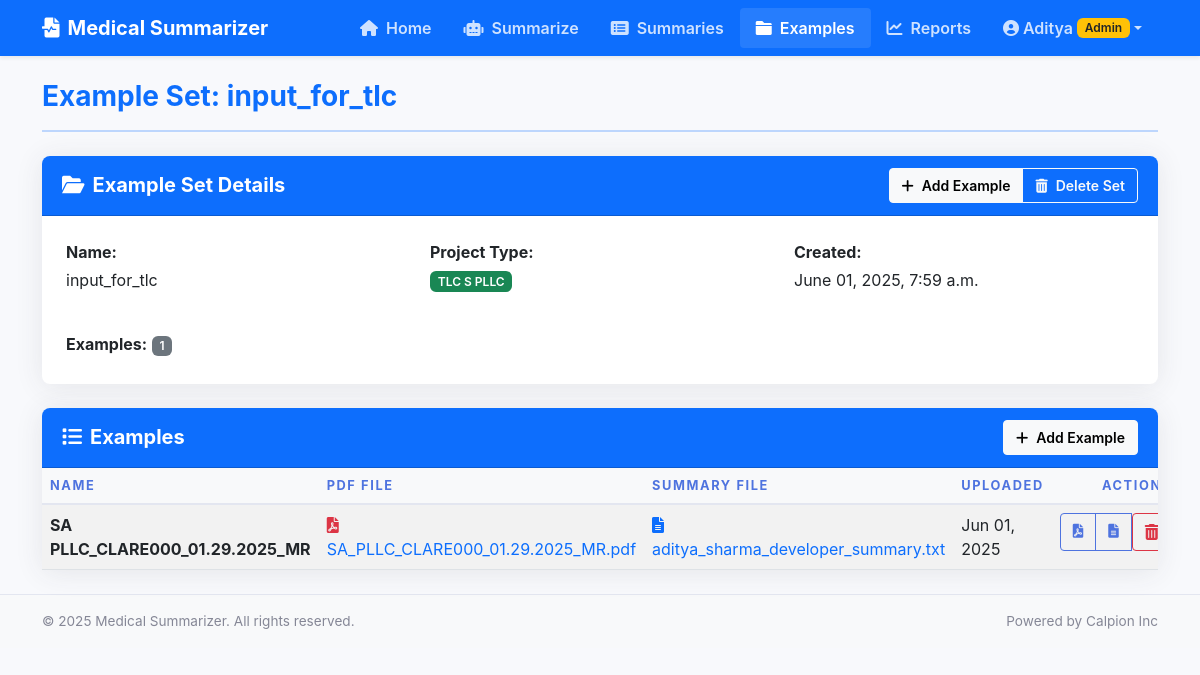
Page /examples/2/ (signed in) on the committed database.
### summarizer/models.py (models this page shows, shortened)
class ExampleSet(models.Model):
    name = models.CharField(max_length=100)
    project_type = models.CharField(max_length=50)
    description = models.TextField(blank=True)
    created_at = models.DateTimeField(auto_now_add=True)
    class Meta:
        ordering = ['-created_at']
        verbose_name = 'Example Set'
        verbose_name_plural = 'Example Sets'

class DocumentExample(models.Model):
    name = models.CharField(max_length=255)
    example_set = models.ForeignKey(ExampleSet, on_delete=models.CASCADE, related_name='examples')
    pdf_file = models.FileField(upload_to=example_upload_path)
    summary_file = models.FileField(upload_to=example_upload_path)
    description = models.TextField(blank=True)
    uploaded_at = models.DateTimeField(auto_now_add=True)
    def filename(self):
        return os.path.basename(self.pdf_file.name)
    class Meta:
        ordering = ['-uploaded_at']
        verbose_name = 'Document Example'
        verbose_name_plural = 'Document Examples'

### summarizer/views.py (the view)
# urls.py: path('examples/<int:pk>/', views.example_set_detail, name='example-set-detail'),
@login_required
def example_set_detail(request, pk):
    if not request.user.is_superuser:
        messages.error(request, "You do not have permission to view example sets.")
        return redirect('home')
    example_set = get_object_or_404(ExampleSet, pk=pk)
    examples = example_set.examples.all().order_by('-uploaded_at')
    context = {
        'example_set': example_set,
        'examples': examples,
    }
    return render(request, 'example_set_detail.html', context)

### summarizer/templatetags/custom_filters.py (called while the page is built)
@register.filter(name='split')
def split(value, key):
    return value.split(key)

### templates/example_set_detail.html (shortened to what this page needs)
{% extends 'base.html' %}
{% load custom_filters %}
{% block page_title %}Example Set: {{ example_set.name }}{% endblock %}
{% block content %}
<div class="row mb-4">
    <div class="col-12">
        <div class="card shadow-sm">
            <div class="card-header bg-primary text-white d-flex justify-content-between align-items-center">
                <h3 class="card-title fs-5 fw-bold mb-0">
                    <i class="fas fa-folder-open me-2"></i>Example Set Details
                </h3>
                <div class="btn-group btn-group-sm">
                    <a href="{% url 'example-add' example_set.id %}" class="btn btn-light">
                        <i class="fas fa-plus me-2"></i>Add Example
                    </a>
                    <a href="{% url 'example-set-delete' example_set.id %}" class="btn btn-outline-light">
                        <i class="fas fa-trash-alt me-2"></i>Delete Set
                    </a>
                </div>
            </div>
            <div class="card-body p-4">
                <div class="row mb-4">
                    <div class="col-md-4">
                        <p class="mb-1"><strong>Name:</strong></p>
                        <p>{{ example_set.name }}</p>
                    </div>
                    <div class="col-md-4">
                        <p class="mb-1"><strong>Project Type:</strong></p>
                        <p>
                            {% if example_set.project_type == 'ah' %}
                                <span class="badge bg-primary">AH PLLC</span>
                            {% elif example_set.project_type == 'tlc' %}
                                <span class="badge bg-success">TLC S PLLC</span>
                            {% elif example_set.project_type == 'sa' %}
                                <span class="badge bg-info">SA PLLC</span>
                            {% elif example_set.project_type == 'lw' %}
                                <span class="badge bg-warning text-dark">LW PLLC</span>
                            {% else %}
                                <span class="badge bg-secondary">{{ example_set.project_type }}</span>
                            {% endif %}
                        </p>
                    </div>
                    <div class="col-md-4">
                        <p class="mb-1"><strong>Created:</strong></p>
                        <p>{{ example_set.created_at|date:"F d, Y, g:i a" }}</p>
                    </div>
                </div>
                <div class="row">
                    <div class="col-12">
                        <p class="mb-1"><strong>Examples:</strong> <span class="badge bg-secondary">{{ examples|length }}</span></p>
                    </div>
                </div>
            </div>
        </div>
    </div>
</div>
<div class="row">
    <div class="col-12">
        <div class="card shadow-sm">
            <div class="card-header bg-primary text-white d-flex justify-content-between align-items-center">
                <h3 class="card-title fs-5 fw-bold mb-0">
                    <i class="fas fa-list me-2"></i>Examples
                </h3>
                <a href="{% url 'example-add' example_set.id %}" class="btn btn-light btn-sm">
                    <i class="fas fa-plus me-2"></i>Add Example
                </a>
            </div>
            <div class="card-body p-0">
                {% if examples %}
                    <div class="table-responsive">
                        <table class="table table-hover table-striped mb-0">
                            <thead class="table-light">
                                <tr>
                                    <th>Name</th>
                                    <th>PDF File</th>
                                    <th>Summary File</th>
                                    <th>Uploaded</th>
                                    <th class="text-end">Actions</th>
                                </tr>
                            </thead>
                            <tbody>
                                {% for example in examples %}
                                    <tr>
                                        <td>
                                            <strong>{{ example.name }}</strong>
                                        </td>
                                        <td>
                                            <a href="{{ example.pdf_file.url }}" target="_blank" class="text-decoration-none">
                                                <i class="fas fa-file-pdf text-danger me-2"></i>{{ example.filename }}
                                            </a>
                                        </td>
                                        <td>
                                            <a href="{{ example.summary_file.url }}" target="_blank" class="text-decoration-none">
                                                <i class="fas fa-file-alt text-primary me-2"></i>{{ example.summary_file.name|split:"/"|last }}
                                            </a>
                                        </td>
                                        <td>{{ example.uploaded_at|date:"M d, Y" }}</td>
                                        <td class="text-end">
                                            <div class="btn-group btn-group-sm">
                                                <a href="{{ example.pdf_file.url }}" target="_blank" class="btn btn-outline-primary" title="View PDF">
                                                    <i class="fas fa-file-pdf"></i>
                                                </a>
                                                <a href="{{ example.summary_file.url }}" target="_blank" class="btn btn-outline-primary" title="View Summary">
                                                    <i class="fas fa-file-alt"></i>
                                                </a>
                                                <form method="post" action="{% url 'example-set-delete' example.id %}" class="d-inline" onsubmit="return confirm('Are you sure you want to delete this example?');">
                                                    <button type="submit" class="btn btn-outline-danger" title="Delete">
                                                        <i class="fas fa-trash-alt"></i>
                                                    </button>
                                                </form>
                                            </div>
                                        </td>
                                    </tr>
                                {% endfor %}
                            </tbody>
                        </table>
                    </div>
                {% endif %}
            </div>
        </div>
    </div>
</div>
{% endblock %}

### templates/base.html (shortened to what this page needs)
<!DOCTYPE html>
<html lang="en">
<head>
    <link href="https://cdn.jsdelivr.net/npm/bootstrap@5.3.0-alpha1/dist/css/bootstrap.min.css" rel="stylesheet">
    <link href="https://cdnjs.cloudflare.com/ajax/libs/font-awesome/6.0.0/css/all.min.css" rel="stylesheet">
    <link href="/static/css/style.css" rel="stylesheet">
</head>
<body>
    <nav class="navbar navbar-expand-lg navbar-dark bg-primary shadow-sm">
        <div class="container">
            <a class="navbar-brand d-flex align-items-center" href="{% url 'home' %}">
                <i class="fas fa-file-medical-alt me-2"></i>
                <span>Medical Summarizer</span>
            </a>
            <div class="collapse navbar-collapse" id="navbarNav">
                <ul class="navbar-nav ms-auto">
                    <li class="nav-item">
                        <a class="nav-link {% if request.path == '/' %}active{% endif %}" href="{% url 'home' %}">
                            <i class="fas fa-home me-1"></i> Home
                        </a>
                    </li>
                    <li class="nav-item">
                        <a class="nav-link {% if '/summarize/' in request.path %}active{% endif %}" href="{% url 'summarize' %}">
                            <i class="fas fa-robot me-1"></i> Summarize
                        </a>
                    </li>
                    <li class="nav-item">
                        <a class="nav-link {% if '/summaries/' in request.path %}active{% endif %}" href="{% url 'summary-list' %}">
                            <i class="fas fa-list-alt me-1"></i> Summaries
                        </a>
                    </li>
                    <li class="nav-item">
                        <a class="nav-link {% if '/examples/' in request.path %}active{% endif %}" href="{% url 'example-list' %}">
                            <i class="fas fa-folder me-1"></i> Examples
                        </a>
                    </li>
                    <li class="nav-item">
                        <a class="nav-link {% if '/reports/' in request.path %}active{% endif %}" href="{% url 'reports' %}">
                            <i class="fas fa-chart-line me-1"></i> Reports
                        </a>
                    </li>
                    <li class="nav-item dropdown">
                        <a class="nav-link dropdown-toggle d-flex align-items-center" href="#" id="navbarDropdown" role="button" data-bs-toggle="dropdown" aria-expanded="false">
                            <i class="fas fa-user-circle me-1"></i>
                            <span>{{ user.username }}</span>
                            {% if user.is_superuser %}
                                <span class="badge bg-warning text-dark ms-1">Admin</span>
                            {% elif user.is_staff %}
                                <span class="badge bg-info ms-1">Staff</span>
                            {% endif %}
                        </a>
                    </li>
                </ul>
            </div>
        </div>
    </nav>
    <main class="container py-4">
        <div class="page-header mb-4">
            <h1 class="fw-bold text-primary">{% block page_title %}{% endblock %}</h1>
            <hr class="border-2 border-primary opacity-25">
        </div>
        {% block content %}{% endblock %}
    </main>
    <footer class="footer mt-auto py-3 bg-light">
        <div class="container">
            <div class="row">
                <div class="col-md-6">
                    <p class="mb-0">© 2025 Medical Summarizer. All rights reserved.</p>
                </div>
                <div class="col-md-6 text-md-end">
                    <p class="mb-0">Powered by Calpion Inc</p>
                </div>
            </div>
        </div>
    </footer>
</body>
</html>

### static/css/style.css (style rules this page uses)
:root { --primary: #4e73df; --secondary: #858796; --success: #1cc88a; --info: #36b9cc; --warning: #f6c23e; --danger: #e74a3b; --light: #f8f9fc; --dark: #5a5c69; }
body { font-family: 'Nunito', -apple-system, BlinkMacSystemFont, "Segoe UI", Roboto, "Helvetica Neue", Arial, sans-serif; background-color: #f8f9fc; color: #5a5c69; }
.card { border: none; border-radius: 0.5rem; box-shadow: 0 0.15rem 1.75rem 0 rgba(58, 59, 69, 0.1) !important; transition: transform 0.2s ease-in-out, box-shadow 0.2s ease-in-out; }
.card-header { border-top-left-radius: 0.5rem !important; border-top-right-radius: 0.5rem !important; padding: 0.75rem 1.25rem; }
.btn { border-radius: 0.25rem; padding: 0.375rem 0.75rem; font-weight: 600; transition: all 0.2s ease-in-out; }
.btn-outline-primary { color: var(--primary); border-color: var(--primary); }
.navbar-dark .navbar-brand { color: #fff; font-weight: 700; }
.navbar-dark .nav-link { color: rgba(255, 255, 255, 0.8) !important; font-weight: 600; padding: 0.5rem 1rem !important; transition: all 0.2s ease-in-out; }
.navbar-dark .nav-link:hover, .navbar-dark .nav-link.active { color: #fff !important; background-color: rgba(255, 255, 255, 0.1); border-radius: 0.25rem; }
.page-header h1 { font-size: 1.75rem; font-weight: 700; color: var(--primary); }
.badge { font-weight: 600; padding: 0.35em 0.65em; }
.footer { background-color: #f8f9fc; border-top: 1px solid #e3e6f0; padding: 1rem 0; font-size: 0.85rem; color: #858796; }
.table thead th { vertical-align: bottom; border-bottom: 2px solid #e3e6f0; font-weight: 700; color: #4e73df; text-transform: uppercase; font-size: 0.8rem; letter-spacing: 0.1rem; }

### rows in the picture
ExampleSet: name "input_for_tlc", created_at "June 01, 2025, 7:59 a.m."
DocumentExample: name "SA PLLC_CLARE000_01.29.2025_MR", filename "SA_PLLC_CLARE000_01.29.2025_MR.pdf", summary_file.name|split "aditya_sharma_developer_summary.txt", uploaded_at "Jun 01, 2025"

### other values in the picture
{{ user.username }} "Aditya"
{{ examples|length }} "1"
